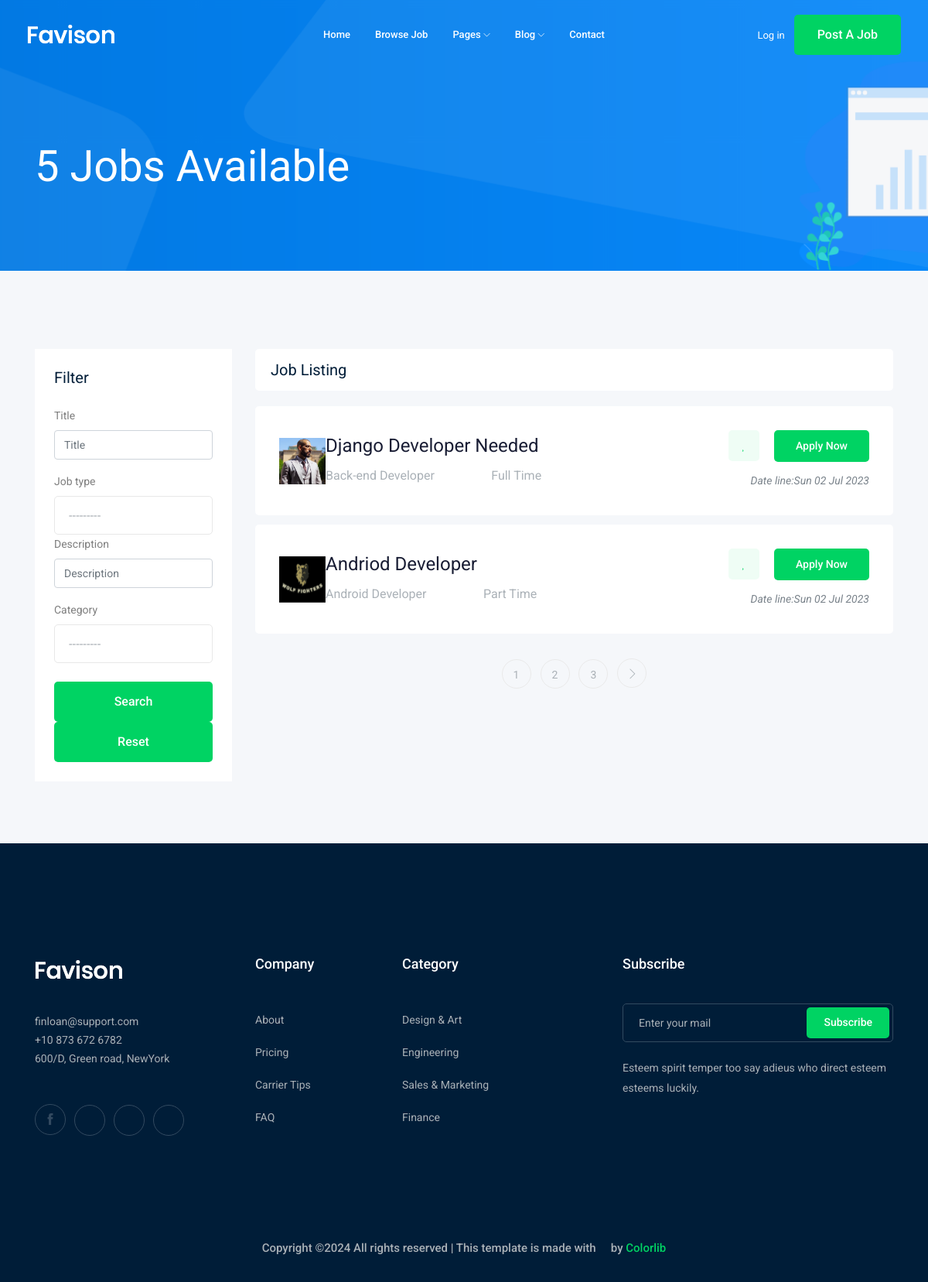
Screenshot of /jobs/ with the database file from the repository.
### job/models.py (models this page shows, shortened)
class Job(models.Model):
    owner = models.ForeignKey(User ,on_delete=models.CASCADE)
    title = models.CharField( max_length=100)
    job_type = models.CharField( max_length=50,choices=JOB_TYPE)
    description = models.TextField(max_length=500)
    experience = models.IntegerField(default=1)
    published_at = models.DateField(auto_now=True)
    vacancy = models.IntegerField(default=1)
    salary = models.IntegerField(default=1)
    category = models.ForeignKey("Category", on_delete=models.CASCADE)
    image = models.ImageField(upload_to=upload_image)
    slug = models.SlugField(blank=True,null=True)

class Category(models.Model):
    name = models.CharField( max_length=100)
    def __str__(self) -> str:
        return self.name

### job/views.py (the view)
# urls.py: path('',views.job_list,name='jobs'),
def job_list(request):
    jobs  = Job.objects.all()
    myfilter = JobFilter(request.GET,queryset=jobs)
    jobs = myfilter.qs
    paginator = Paginator(jobs, 2)
    page_number = request.GET.get("page")
    page_obj = paginator.get_page(page_number)
    context = {'jobs':page_obj, 'job':jobs ,'myfilter':myfilter}
    return render(request,'job_list.html',context)

### job/templates/job_list.html (shortened to what this page needs)
{% extends 'base.html' %}
{% load django_bootstrap5 %}
{% block content %}
    <div class="bradcam_area bradcam_bg_1">
        <div class="container">
            <div class="row">
                <div class="col-xl-12">
                    <div class="bradcam_text">
                        <h3>{{job|length}} Jobs Available</h3>
                    </div>
                </div>
            </div>
        </div>
    </div>
    <div class="job_listing_area plus_padding">
        <div class="container">
            <div class="row">
                <div class="col-lg-3">
                    <div class="job_filter white-bg">
                        <div class="form_inner white-bg">
                            <h3>Filter</h3>
                            <form method="GET">
                                {% bootstrap_form myfilter.form %}
                                <input type="submit" value="search" class="boxed-btn3 w-100 mt-4" >
                            </form>
                        </div>
                        <div class="reset_btn">
                            <button  class="boxed-btn3 w-100" type="submit">Reset</button>
                        </div>
                    </div>
                </div>
                <div class="col-lg-9">
                    <div class="recent_joblist_wrap">
                        <div class="recent_joblist white-bg ">
                            <div class="row align-items-center">
                                <div class="col-md-6">
                                    <h4>Job Listing</h4>
                                </div>
                            </div>
                        </div>
                    </div>
                    <div class="job_lists m-0">
                        <div class="row">
                            {% for job in jobs %}
                            <div class="col-lg-12 col-md-12">
                                <div class="single_jobs white-bg d-flex justify-content-between">
                                    <div class="jobs_left d-flex align-items-center">
                                        <div class="">
                                            <img src="{{job.image.url}}" alt="Picture" style="width:60px;height:60px;">
                                        </div>
                                        <div class="jobs_conetent">
                                            <a href="{% url 'jobs:job_detail' job.slug %}"><h4>{{job.title}}</h4></a>
                                            <div class="links_locat d-flex align-items-center">
                                                <div class="location">
                                                    <p>  {{job.category}}</p>
                                                </div>
                                                <div class="location">
                                                    <p> <i class="fa fa-clock-o"></i> {{job.job_type}}</p>
                                                </div>
                                            </div>
                                        </div>
                                    </div>
                                    <div class="jobs_right">
                                        <div class="apply_now">
                                            <a class="heart_mark" href=""> <i class="fa fa-heart"></i> </a>
                                            <a href="{% url 'jobs:job_detail' job.slug %}" class="boxed-btn3">Apply Now</a>
                                        </div>
                                        <div class="date">
                                            <p>Date line:{{ job.published_at|date:"D d M o" }}</p>
                                        </div>
                                    </div>
                                </div>
                            </div>
                            {% endfor %}
                        </div>
                        {% if jobs.has_other_pages %}
                            <div class="row">
                                <div class="col-lg-12">
                                    <div class="pagination_wrap">
                                        <ul>
                                            {% for i in jobs.paginator.page_range %}
                                                <li><a href="?page={{i}}"><span>{{i}}</span></a></li>
                                            {% endfor %}
                                            {% if jobs.has_next %}
                                                <li><a href="?page={{jobs.next_page_number}}"> <i class="ti-angle-right"></i> </a></li>
                                            {% endif %}
                                        </ul>
                                    </div>
                                </div>
                            </div>
                        {% endif %}
                    </div>
                </div>
            </div>
        </div>
    </div>
{% endblock content %}

### templates/base.html (shortened to what this page needs)
{% load static %}
<!doctype html>
<html class="no-js" lang="zxx">
<head>
    <link rel="stylesheet" href="{% static 'css/bootstrap.min.css' %}">
    <link rel="stylesheet" href="{% static 'css/owl.carousel.min.css' %}">
    <link rel="stylesheet" href="{% static 'css/magnific-popup.css' %}">
    <link rel="stylesheet" href="{% static 'css/font-awesome.min.css' %}">
    <link rel="stylesheet" href="{% static 'css/themify-icons.css' %}">
    <link rel="stylesheet" href="{% static 'css/nice-select.css' %}">
    <link rel="stylesheet" href="{% static 'css/flaticon.css' %}">
    <link rel="stylesheet" href="{% static 'css/jquery-ui.css' %}">
    <link rel="stylesheet" href="{% static 'css/gijgo.css' %}">
    <link rel="stylesheet" href="{% static 'css/animate.min.css' %}">
    <link rel="stylesheet" href="{% static 'css/slicknav.css' %}">
    <link rel="stylesheet" href="{% static 'css/style.css' %}">
</head>
<body>
    <header>
        <div class="header-area ">
            <div id="sticky-header" class="main-header-area">
                <div class="container-fluid ">
                    <div class="header_bottom_border">
                        <div class="row align-items-center">
                            <div class="col-xl-3 col-lg-2">
                                <div class="logo">
                                    <a href="index.html">
                                        <img src="img/logo.png" alt="">
                                    </a>
                                </div>
                            </div>
                            <div class="col-xl-6 col-lg-7">
                                <div class="main-menu  d-none d-lg-block">
                                    <nav>
                                        <ul id="navigation">
                                            <li><a href="{% url 'home:home' %}">home</a></li>
                                            <li><a href="{% url 'jobs:jobs' %}">Browse Job</a></li>
                                            <li><a href="#">pages <i class="ti-angle-down"></i></a>
                                            </li>
                                            <li><a href="#">blog <i class="ti-angle-down"></i></a>
                                            </li>
                                            <li><a href="contact.html">Contact</a></li>
                                        </ul>
                                    </nav>
                                </div>
                            </div>
                            <div class="col-xl-3 col-lg-3 d-none d-lg-block">
                                <div class="Appointment">
                                    <div class="phone_num d-none d-xl-block">
                                        <a href="{% url 'login' %}">Log in</a>
                                    </div>
                                    <div class="d-none d-lg-block">
                                        <a class="boxed-btn3" href="{% url 'jobs:add_job' %}">Post a Job</a>
                                    </div>
                                </div>
                            </div>
                            <div class="col-12">
                            </div>
                        </div>
                    </div>
                </div>
            </div>
        </div>
    </header>
{% block content %}
{% endblock content %}
    <footer class="footer">
        <div class="footer_top">
            <div class="container">
                <div class="row">
                    <div class="col-xl-3 col-md-6 col-lg-3">
                        <div class="footer_widget wow fadeInUp" data-wow-duration="1s" data-wow-delay=".3s">
                            <div class="footer_logo">
                                <a href="#">
                                    <img src="img/logo.png" alt="">
                                </a>
                            </div>
                            <p>
                                finloan@support.com <br>
                                +10 873 672 6782 <br>
                                600/D, Green road, NewYork
                            </p>
                            <div class="socail_links">
                                <ul>
                                    <li>
                                        <a href="#">
                                            <i class="ti-facebook"></i>
                                        </a>
                                    </li>
                                    <li>
                                        <a href="#">
                                            <i class="fa fa-google-plus"></i>
                                        </a>
                                    </li>
                                    <li>
                                        <a href="#">
                                            <i class="fa fa-twitter"></i>
                                        </a>
                                    </li>
                                    <li>
                                        <a href="#">
                                            <i class="fa fa-instagram"></i>
                                        </a>
                                    </li>
                                </ul>
                            </div>
                        </div>
                    </div>
                    <div class="col-xl-2 col-md-6 col-lg-2">
                        <div class="footer_widget wow fadeInUp" data-wow-duration="1.1s" data-wow-delay=".4s">
                            <h3 class="footer_title">
                                Company
                            </h3>
                            <ul>
                                <li><a href="#">About </a></li>
                                <li><a href="#"> Pricing</a></li>
                                <li><a href="#">Carrier Tips</a></li>
                                <li><a href="#">FAQ</a></li>
                            </ul>
                        </div>
                    </div>
                    <div class="col-xl-3 col-md-6 col-lg-3">
                        <div class="footer_widget wow fadeInUp" data-wow-duration="1.2s" data-wow-delay=".5s">
                            <h3 class="footer_title">
                                Category
                            </h3>
                            <ul>
                                <li><a href="#">Design & Art</a></li>
                                <li><a href="#">Engineering</a></li>
                                <li><a href="#">Sales & Marketing</a></li>
                                <li><a href="#">Finance</a></li>
                            </ul>
                        </div>
                    </div>
                    <div class="col-xl-4 col-md-6 col-lg-4">
                        <div class="footer_widget wow fadeInUp" data-wow-duration="1.3s" data-wow-delay=".6s">
                            <h3 class="footer_title">
                                Subscribe
                            </h3>
                            <form action="#" class="newsletter_form">
                                <input type="text" placeholder="Enter your mail">
                                <button type="submit">Subscribe</button>
                            </form>
                            <p class="newsletter_text">Esteem spirit temper too say adieus who direct esteem esteems
                                luckily.</p>
                        </div>
                    </div>
                </div>
            </div>
        </div>
        <div class="copy-right_text wow fadeInUp" data-wow-duration="1.4s" data-wow-delay=".3s">
            <div class="container">
                <div class="row">
                    <div class="col-xl-12">
                        <p class="copy_right text-center">
Copyright &copy;<script>document.write(new Date().getFullYear());</script> All rights reserved | This template is made with <i class="fa fa-heart-o" aria-hidden="true"></i> by <a href="https://colorlib.com" target="_blank">Colorlib</a>
                        </p>
                    </div>
                </div>
            </div>
        </div>
    </footer>
</body>
</html>

### rows the page displays
Job: image (picture), title "Django Developer Needed", category "Back-end Developer", job_type "Full Time", published_at "Sun 02 Jul 2023"
Job: image (picture), title "Andriod Developer", category "Android Developer", job_type "Part Time", published_at "Sun 02 Jul 2023"

### other values shown
{{ job|length }} "5"
{{ i }} "1" "2" "3"
